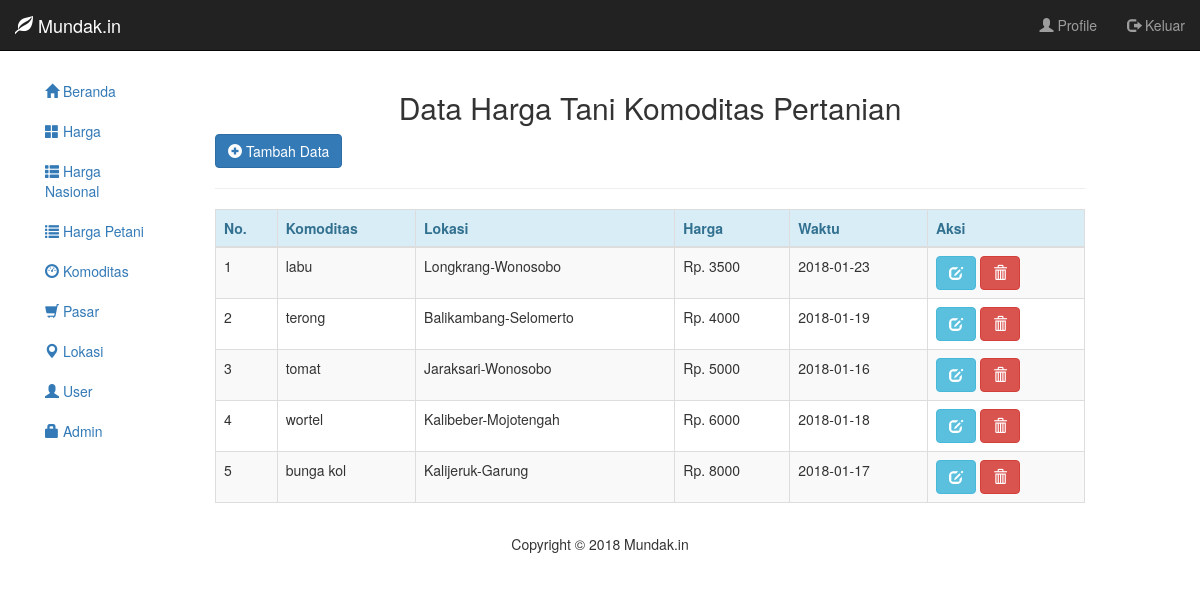
Page /admindak/index.php?kanal=hatan on the committed database.
### tables this page shows
CREATE TABLE `harga_tani` (
  `id_harga_tani` int(5) NOT NULL,
  `id_komoditas` int(5) NOT NULL,
  `angka` int(10) NOT NULL,
  `waktu` date NOT NULL,
  `id_lokasi` varchar(20) NOT NULL
);

CREATE TABLE `komoditas` (
  `id_komoditas` int(5) NOT NULL,
  `nama_komoditas` varchar(50) NOT NULL,
  `jenis` varchar(10) NOT NULL,
  `keterangan` text NOT NULL,
  `foto` varchar(255) NOT NULL
);

CREATE TABLE `lokasi` (
  `id_lokasi` varchar(20) NOT NULL,
  `kecamatan` varchar(70) NOT NULL,
  `kelurahan` varchar(70) NOT NULL
);

### admindak/kanal/hatan/h_tani.php (the view, shortened to what this page needs)
<?php
if ($_GET['kanal'] == 'hatan' && isset($_GET['aksi'])) {
	echo "<p>
			<a href='index.php?kanal=hatan' class='btn btn-success'> <i class='glyphicon glyphicon-arrow-left'></i> Kembali</a>
		</p>
		";
	include_once('form_h_tani.php');
}else{
?>
<h2 class="text-center">Data Harga Tani Komoditas Pertanian</h2>
		<a href="index.php?kanal=hatan&aksi=tambah" class="btn btn-primary"><i class="glyphicon glyphicon-plus-sign"></i> Tambah Data</a>
<hr>
<table class="table table-bordered table-responsive table-striped">
	<thead>
		<tr class="alert-info">
			<th>No.</th>
			<th>Komoditas</th>
			<th>Lokasi</th>
			<th>Harga</th>
			<th>Waktu</th>
			<th>Aksi</th>
		</tr>
	</thead>
	<tbody>
		<?php
		$query = "SELECT harga_tani.id_harga_tani,harga_tani.angka,harga_tani.waktu,komoditas.nama_komoditas,lokasi.kelurahan,lokasi.kecamatan FROM harga_tani,komoditas,lokasi WHERE harga_tani.id_komoditas=komoditas.id_komoditas AND harga_tani.id_lokasi=lokasi.id_lokasi ORDER BY harga_tani.angka";
		$stmt = $kon->prepare($query);
		$stmt->execute();
		$no=1;
		while($data = $stmt->fetch(PDO::FETCH_ASSOC)) {
		?>
		<tr>
			<td><?=$no?></td>
			<td><?=$data['nama_komoditas']?></td>
			<td><?=$data['kelurahan']?>-<?=$data['kecamatan']?></td>
			<td>Rp. <?=$data['angka']?></td>
			<td><?=substr($data['waktu'],0,20)?></td>
			<td>
				<a href="index.php?kanal=hatan&aksi=edit&id=<?=$data['id_harga_tani']?>" class="btn btn-info"><i class="glyphicon glyphicon-edit"></i></a>
				<a href="index.php?kanal=hatan&aksi=hapus&id=<?=$data['id_harga_tani']?>" class="btn btn-danger"><i class="glyphicon glyphicon-trash"></i></a>
			</td>
		</tr>
		<?php
		$no++;
		}
		?>
	</tbody>
</table>
<?php
}
?>

### rows in the picture
harga_tani: id_komoditas.nama_komoditas "labu", id_lokasi.kelurahan "Longkrang", id_lokasi.kecamatan "Wonosobo", angka "3500", waktu "2018-01-23"
harga_tani: id_komoditas.nama_komoditas "terong", id_lokasi.kelurahan "Balikambang", id_lokasi.kecamatan "Selomerto", angka "4000", waktu "2018-01-19"
harga_tani: id_komoditas.nama_komoditas "tomat", id_lokasi.kelurahan "Jaraksari", id_lokasi.kecamatan "Wonosobo", angka "5000", waktu "2018-01-16"
harga_tani: id_komoditas.nama_komoditas "wortel", id_lokasi.kelurahan "Kalibeber", id_lokasi.kecamatan "Mojotengah", angka "6000", waktu "2018-01-18"
harga_tani: id_komoditas.nama_komoditas "bunga kol", id_lokasi.kelurahan "Kalijeruk", id_lokasi.kecamatan "Garung", angka "8000", waktu "2018-01-17"
